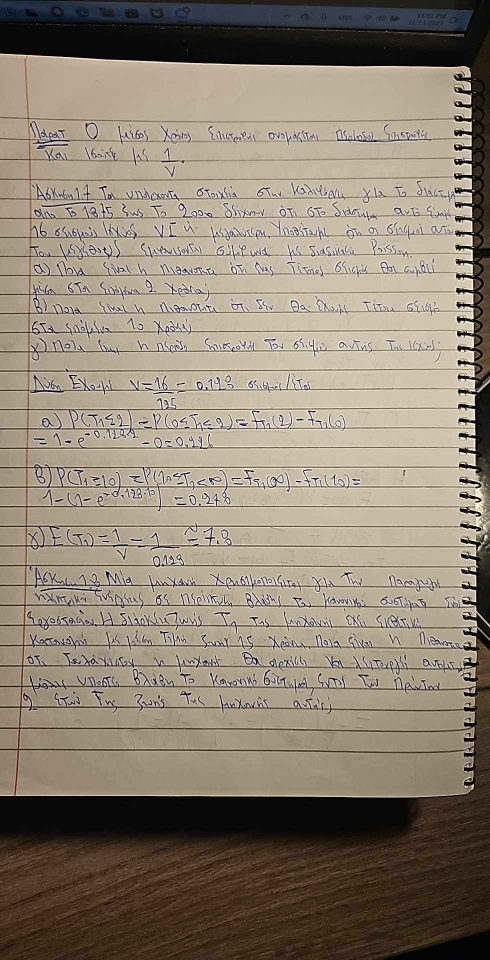
#> input picture testimage.jpg, 980 x 1920 px (shown at 1/2 size)
$ python -i app.py   (imports and definitions only)   (older library calls are emulated)
#> lines starting #> are read from the running program, lines starting #| are printed output that depends on the picture; after the words box and inside, x2 and y2 are one past the last pixel; in counts of white or black regions, pixels touching at a corner belong together
from cv2 import cv2 as cv
import numpy as np
import sys
from threading import Thread

from PyQt5.QtWidgets import *
from PyQt5.QtCore import *
from PyQt5.QtGui import *

run = True

def filter_image(image, option='b'):
    if(len(image.shape) == 3):
        image = cv.cvtColor(image, cv.COLOR_BGR2GRAY)
    if(option == 'b'):
        return cv.bilateralFilter(image, 9, 9, 75)
    elif(option == 'm'):
        return cv.medianBlur(image, 3)
    elif(option == 'b+m'):
        image = cv.medianBlur(image, 3)
        return cv.bilateralFilter(image, 15, 9, 75)
    else:
        raise ValueError('Unknown option filter!')

def correct_illumination(image, kernel_size=5):
    if kernel_size <= 2 or kernel_size % 2 == 0:
        raise ValueError('Invalid kernel size! Must be >= 3 and odd!')
    float_image = image.astype(np.float32)

    illumination = cv.GaussianBlur(float_image, (kernel_size, kernel_size), 0)
    illumination[illumination == 0] = 1
    corrected = float_image / illumination * np.mean(illumination)

    corrected = np.clip(corrected, 0, 255).astype(np.uint8)
    return corrected

def prepare_image(image, filter_option='m', illumination_kernel=5, bright_thresh=90):
    if(len(image.shape) == 3):
        image = cv.cvtColor(image, cv.COLOR_BGR2GRAY)
    if(bright_thresh is not None):
        image = np.where(image > bright_thresh, 255, 0).astype(np.uint8)
    image = filter_image(image, option=filter_option)

    image = correct_illumination(image, kernel_size=illumination_kernel)
    image = cv.adaptiveThreshold(image, 255, cv.ADAPTIVE_THRESH_GAUSSIAN_C, cv.THRESH_BINARY_INV, 31, 10)


    kernel = np.ones((1,1), np.uint8)
    image = cv.dilate(image, kernel, iterations=1)
    image = cv.erode(image, kernel, iterations=1)
    return image

def invert_image(image):
    return (255-image)

def get_text_images(image, filter_option='b', img_threshold=50, line_threshold=20, upscaling_factor=1.0, illumination_kernel=5, bright_thresh=90):
    image = cv.resize(image, None, fx=upscaling_factor, fy=upscaling_factor, interpolation=cv.INTER_LANCZOS4)

    processed_image = prepare_image(image, filter_option=filter_option, illumination_kernel=illumination_kernel, bright_thresh=bright_thresh)
    showcase_image = processed_image.copy()
    showcase_image = invert_image(showcase_image)
    showcase_image = cv.cvtColor(showcase_image, cv.COLOR_GRAY2BGR)
    clear_image = showcase_image.copy()

    images = []
    bounding_rects = []
    _, contours, _ = cv.findContours(processed_image, cv.RETR_TREE, cv.CHAIN_APPROX_SIMPLE)
    for contour in contours:
        x, y, w, h = cv.boundingRect(contour)
        if(w * h > img_threshold):
            bounding_rects.append([x, y, w, h])
    bounding_rects.sort(key=lambda b:b[1])

    #print(len(bounding_rects))

    if(len(bounding_rects) == 0):
        return _, _, showcase_image, _

    rows = []
    row = [bounding_rects[0]]
    for i in range(1, len(bounding_rects)):
        x, y, w, h = bounding_rects[i]
        _, prev_y, _, prev_h = row[-1]
        if(abs(y - prev_y) <= line_threshold) or (abs(y + h - prev_h - prev_y)) <= line_threshold:
            row.append(bounding_rects[i])
        else:
            rows.append(row)
            row = []
            row.append(bounding_rects[i])

    if row:
        rows.append(row)

    row_data = []
    for row in rows:
        x1 = min(row, key= lambda x: x[0])[0]
        x2 = max(row, key=lambda x: x[0])[0] + max(row, key=lambda x: x[0])[2]
        y1 = min(row, key=lambda x:x[1])[1]
        y2 = max(row, key=lambda x:x[1])[1] + max(row, key=lambda x:x[1])[3]
        cv.rectangle(showcase_image, (x1, y1), (x2, y2), (255, 0, 0), 2)
        row_data.append([x1, y1, x2, y2])
    return row_data, image, showcase_image, clear_image

# [26 lines left out: function send_image, not called in this run]

class main(object):
    # [137 lines left out: functions create, filters_label, not called in this run]

    def illumination_label(self, value):
        self.illumination_value.setText(str(value))

    # [5 lines left out: function brightness_label, not called in this run]

    def text_thresh_label(self, value):
        self.text_thresh_value.setText(str(value))

    def line_thresh_label(self, value):
        self.line_thresh_value.setText(str(value))

    def upscaling_label(self, value):
        self.upscaling_value.setText(str(round(value / 100.0, 2)))

# [14 lines not run here, left out]

>>> import cv2
>>> picture = cv2.imread('../../testimage.jpg')
#> picture is the input picture: shape (1920, 980, 3); mean B, G, R 114.9, 130.6, 142.3
>>> result = get_text_images(picture)
#> in prepare_image, `image = cv.cvtColor(image, cv.COLOR_BGR2GRAY)`:
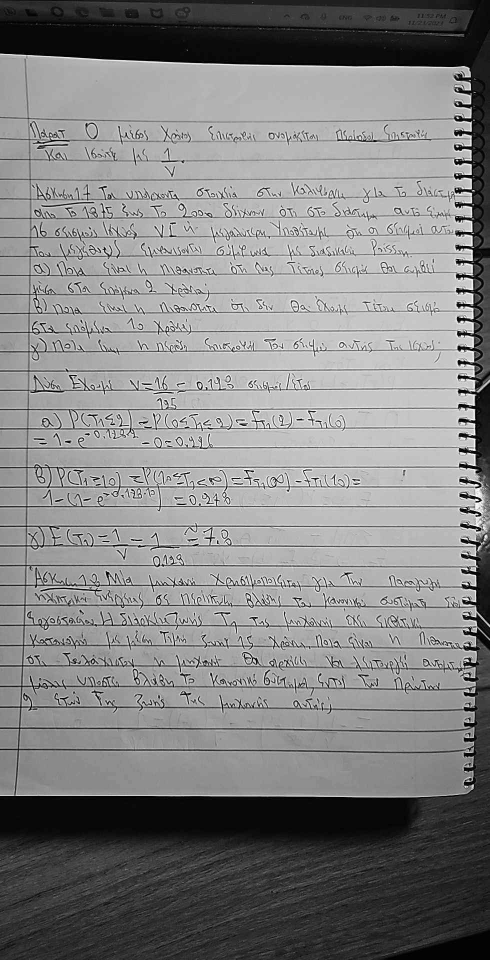
#> image: shape (1920, 980) (shown at 1/2 size); min 0, max 255, mean 132.3
#> in prepare_image, `image = np.where(image > bright_thresh, 255, 0).astype(np.uint8)`:
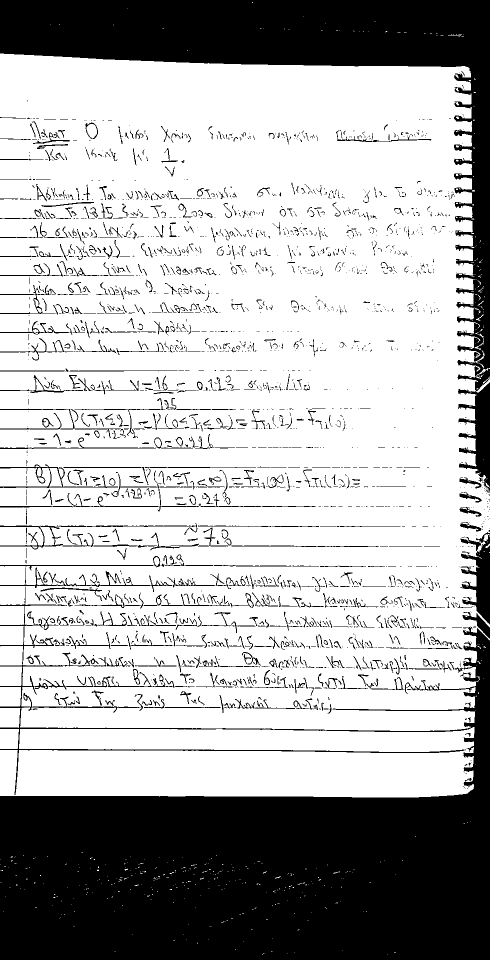
#> image: shape (1920, 980) (shown at 1/2 size); 69.5% white; 2598 black regions (1747 under 20 px), largest, box (x1, y1, x2, y2) and area: (0, 1208, 980, 1920) 340870, (0, 0, 980, 985) 155926, (921, 1064, 980, 1249) 5260
#> in correct_illumination, `corrected = float_image / illumination * np.mean(illumination)`:
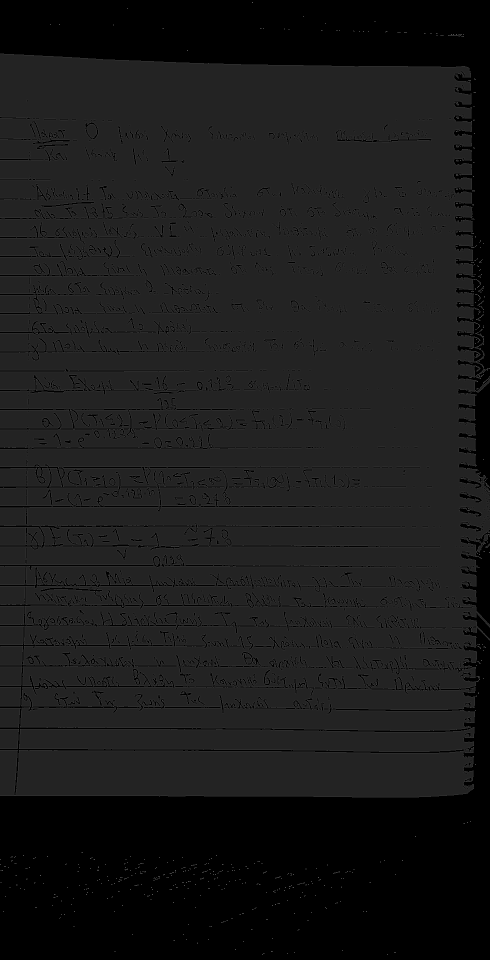
#> corrected: shape (1920, 980) float32 (shown at 1/2 size); min 0, max 1262.9, mean 128.8; drawn with min black and max white
#> in correct_illumination, `corrected = np.clip(corrected, 0, 255).astype(np.uint8)`:
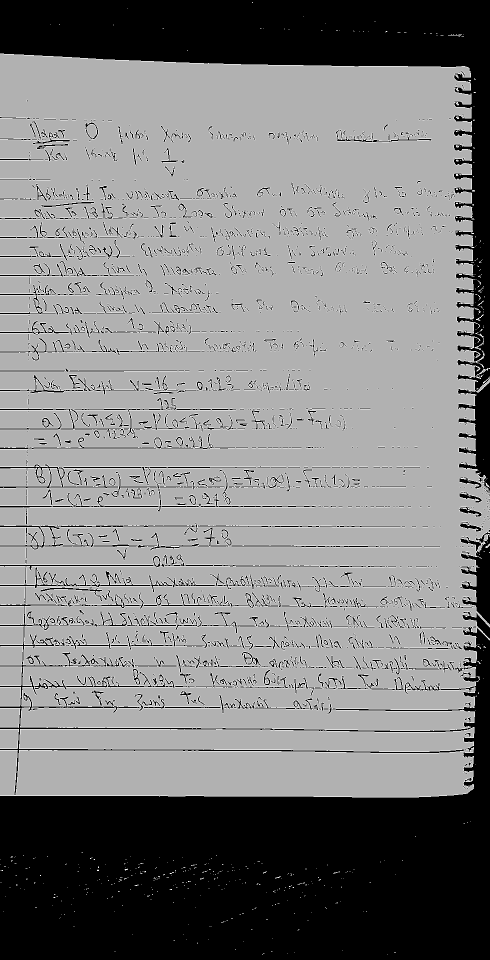
#> corrected: shape (1920, 980) (shown at 1/2 size); min 0, max 255, mean 127.6
#> in prepare_image, `image = cv.adaptiveThreshold(image, 255, cv.ADAPTIVE_THRESH_GAUSSIAN_C..`:
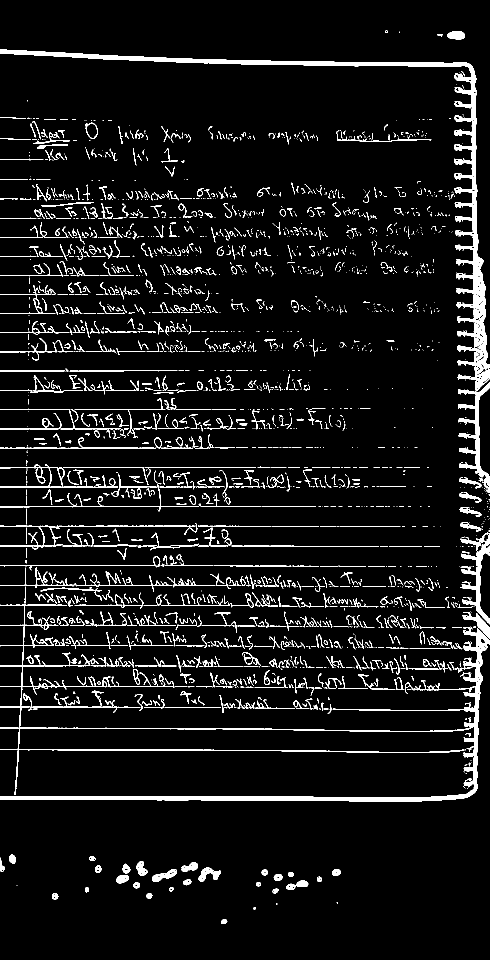
#> image: shape (1920, 980) (shown at 1/2 size); 6.7% white; 2633 white regions (1754 under 20 px), largest, box (x1, y1, x2, y2) and area: (0, 99, 980, 985) 24784, (0, 1208, 980, 1603) 21991, (921, 1064, 980, 1249) 3039
#> in invert_image, `return (255-image)`:
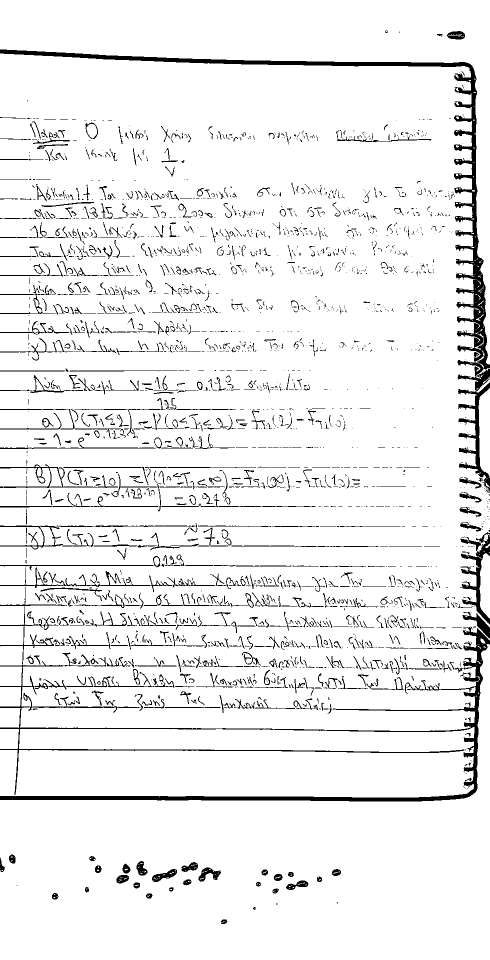
#> returned value: shape (1920, 980) (shown at 1/2 size); 93.3% white; 2633 black regions (1754 under 20 px), largest, box (x1, y1, x2, y2) and area: (0, 99, 980, 985) 24784, (0, 1208, 980, 1603) 21991, (921, 1064, 980, 1249) 3039
#> in get_text_images, `showcase_image = cv.cvtColor(showcase_image, cv.COLOR_GRAY2BGR)`: showcase_image: shape (1920, 980, 3); 93.3% white; 2633 black regions (1754 under 20 px)
#> in get_text_images, `_, contours, _ = cv.findContours(processed_image, cv.RETR_TREE, cv.CHA..`: contours = 3005 contours, 2479 with area under 20; largest, box (x1, y1, x2, y2) and area: (0, 99, 980, 985) 22682, (0, 1208, 980, 1603) 16644, (921, 1064, 980, 1249) 2702, (0, 929, 236, 976) 1658, (0, 1051, 126, 1099) 1288
#> the loop in get_text_images, `for contour in contours:` made 3005 passes
#> (x, y, w, h) on passes 1 to 3: (442, 1839, 13, 9), (442, 1842, 7, 5), (448, 1841, 4, 3)
#> after the loop in get_text_images, `for contour in contours:`: bounding_rects = 938 items, first 6: [442, 1839, 13, 9], [292, 1787, 13, 10], [104, 1786, 13, 13], [545, 1777, 13, 10], [338, 1774, 9, 9], [170, 1774, 8, 11]
#> in get_text_images, `row = [bounding_rects[0]]`: row = [[894, 62, 36, 17]]
#> the loop in get_text_images, `for i in range(1, len(bounding_rects)):` made 937 passes
#> (x, y, w, h, prev_y, prev_h) on passes 1 to 3: (874, 68, 12, 5, 62, 17), (895, 70, 28, 4, 68, 5), (0, 99, 980, 886, 70, 4)
#> the loop in get_text_images, `for row in rows:` made 11 passes
#> row on passes 1, 2, 3, 4, 8, 9, 11: [[894, 62, 36, 17], [874, 68, 12, 5], [895, 70, 28, 4]], [[0, 99, 980, 886]], [[923, 142, 6, 11]], [[911, 175, 8, 9]], [[930, 1466, 11, 8]], [[930, 1556, 13, 7]], [[442, 1839, 13, 9]]
#> after the loop in get_text_images, `for row in rows:`:
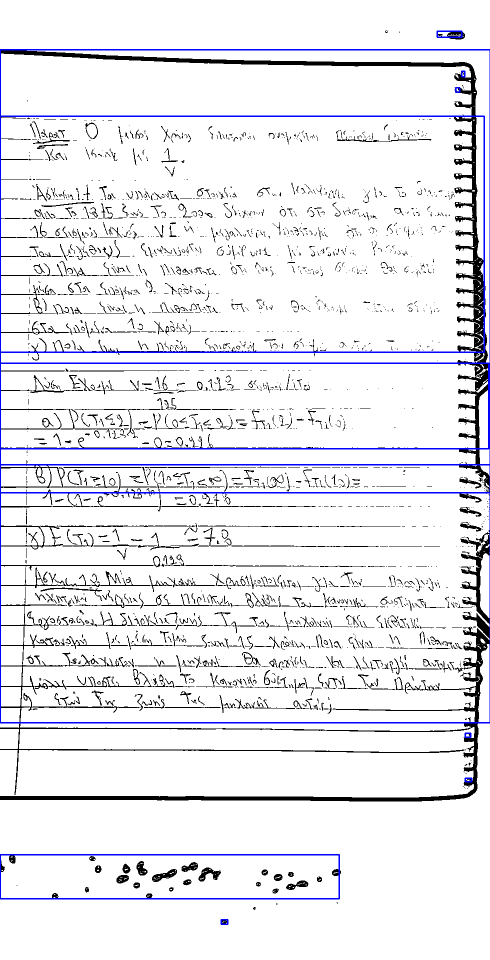
#> showcase_image: shape (1920, 980, 3) (shown at 1/2 size); mean B, G, R 238.3, 233.6, 233.6
